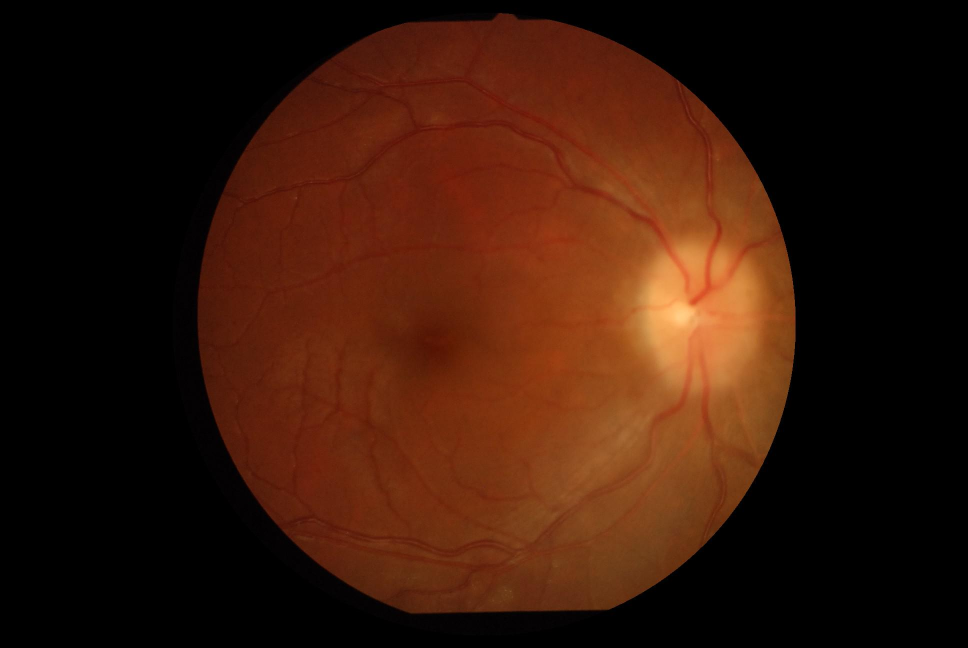
#> input picture images/104_right.jpg, 1936 x 1296 px (shown at 1/2 size)
$ python -i preprocess.py   (imports and definitions only)
#> lines starting #> are read from the running program, lines starting #| are printed output that depends on the picture; after the words box and inside, x2 and y2 are one past the last pixel; in counts of white or black regions, pixels touching at a corner belong together
#> in preprocess_image, image is the input picture: shape (1296, 1936, 3); mean B, G, R 9.1, 23.4, 55.1
import cv2
import numpy as np
from PIL import Image
from torchvision import transforms

def apply_clahe(image):
    lab = cv2.cvtColor(image, cv2.COLOR_RGB2LAB)
#> lab: shape (1296, 1936, 3); mean of channels 0, 1, 2 35.5, 140.9, 143
    l, a, b = cv2.split(lab)
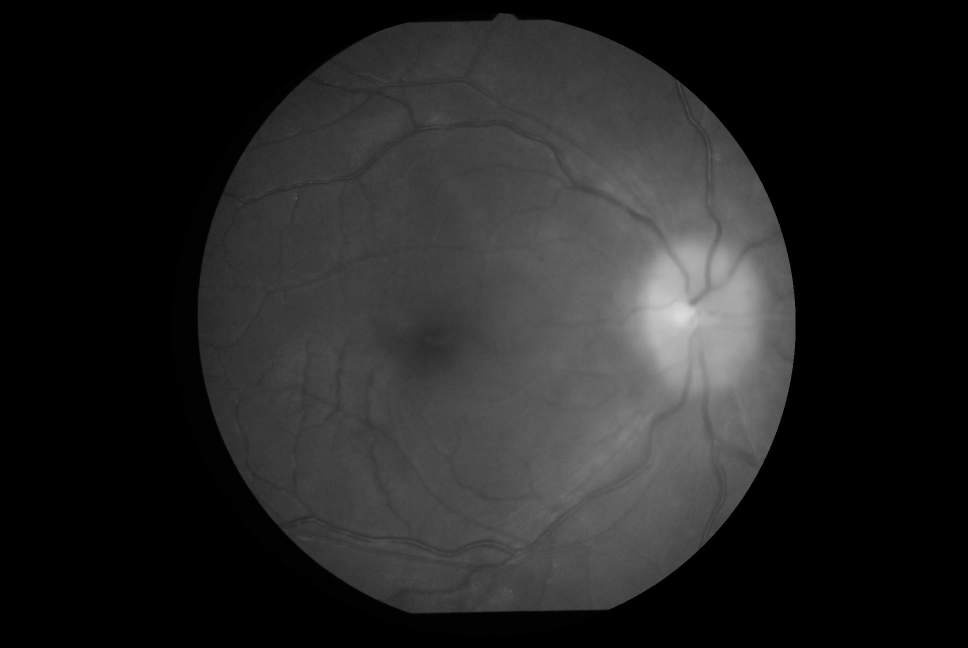
#> l: shape (1296, 1936) (shown at 1/2 size); min 0, max 218, mean 35.5
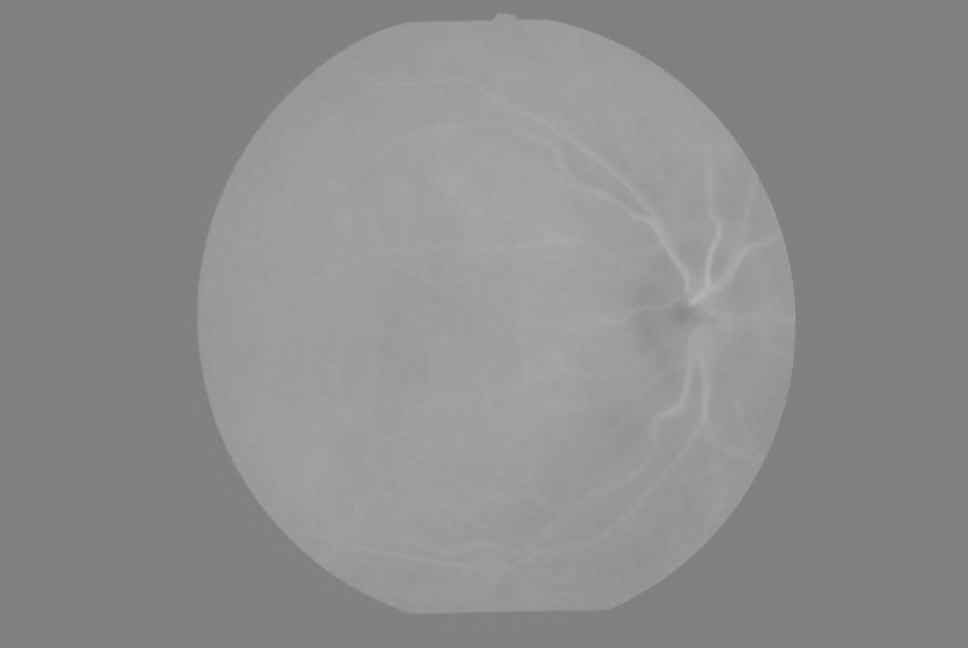
#> a: shape (1296, 1936) (shown at 1/2 size); min 122, max 182, mean 140.9
    clahe = cv2.createCLAHE(clipLimit=2.0, tileGridSize=(8, 8))
    cl = clahe.apply(l)
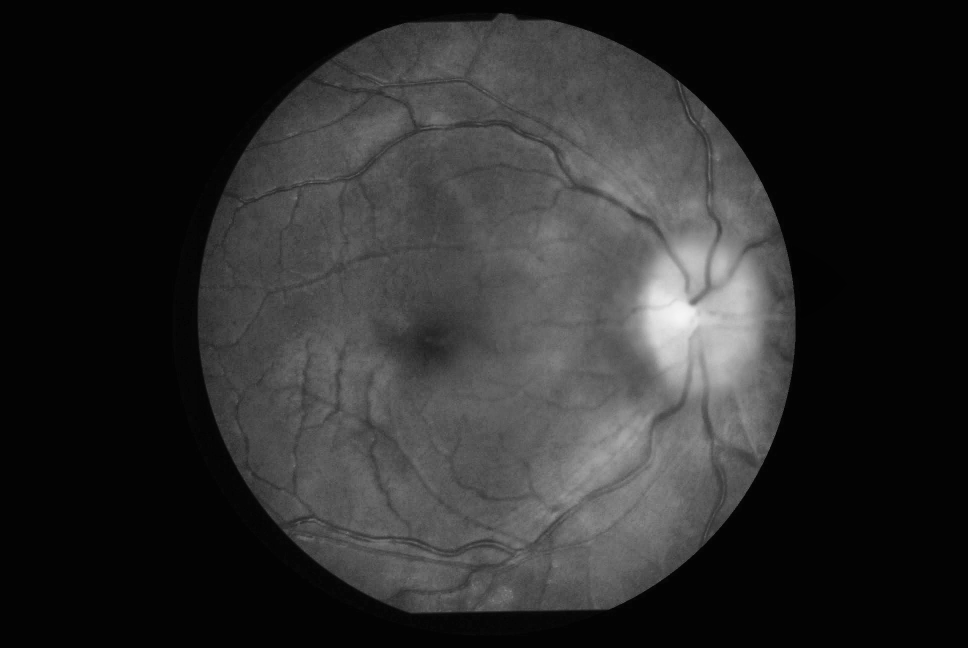
#> cl: shape (1296, 1936) (shown at 1/2 size); min 2, max 245, mean 43.3
    merged = cv2.merge((cl, a, b))
#> merged: shape (1296, 1936, 3); mean of channels 0, 1, 2 43.3, 140.9, 143
    enhanced = cv2.cvtColor(merged, cv2.COLOR_LAB2RGB)
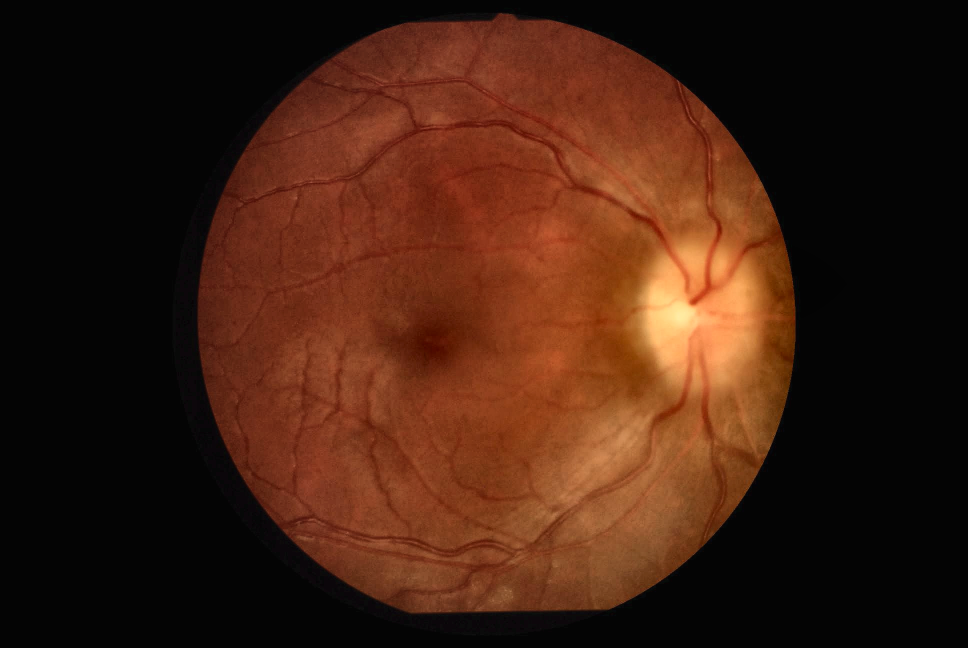
#> enhanced: shape (1296, 1936, 3) (shown at 1/2 size); mean R, G, B 64, 31.4, 16.8
    return enhanced

def vessel_segmentation(image):
    gray = cv2.cvtColor(image, cv2.COLOR_RGB2GRAY)
    kernel = cv2.getStructuringElement(cv2.MORPH_ELLIPSE, (5, 5))
    tophat = cv2.morphologyEx(gray, cv2.MORPH_TOPHAT, kernel)
    blackhat = cv2.morphologyEx(gray, cv2.MORPH_BLACKHAT, kernel)
    added = cv2.add(gray, tophat)
    subtracted = cv2.subtract(added, blackhat)
    _, vessels = cv2.threshold(subtracted, 15, 255, cv2.THRESH_BINARY)
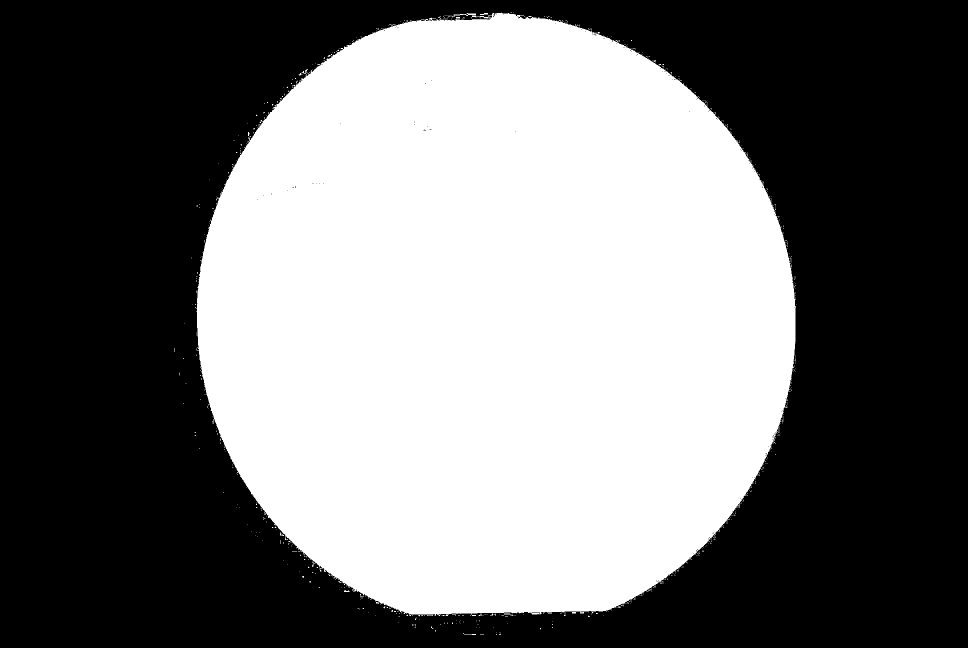
#> vessels: shape (1296, 1936) (shown at 1/2 size); 46% white; 707 white regions (697 under 20 px), largest, box (x1, y1, x2, y2) and area: (394, 25, 1592, 1232) 1150934, (907, 26, 952, 34) 120, (960, 26, 976, 30) 40
    return vessels

def preprocess_image(image_path):
    image = cv2.imread(image_path)
    image = cv2.cvtColor(image, cv2.COLOR_BGR2RGB)
    clahe_img = apply_clahe(image)
    vessels = vessel_segmentation(clahe_img)
    vessels_colored = cv2.cvtColor(vessels, cv2.COLOR_GRAY2RGB)
    combined = cv2.addWeighted(clahe_img, 0.8, vessels_colored, 0.2, 0)
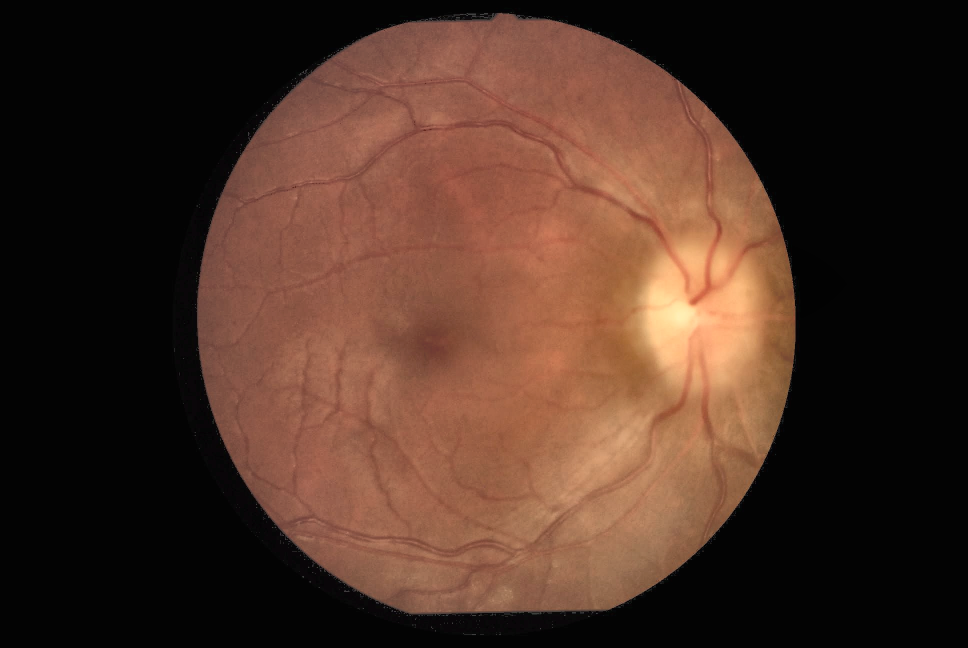
#> combined: shape (1296, 1936, 3) (shown at 1/2 size); mean R, G, B 74.5, 48.5, 36.7
    transform = transforms.Compose([
#> (the run stopped early here; a loop or call above may not have finished)

$ run again, on images/1196_right.jpg
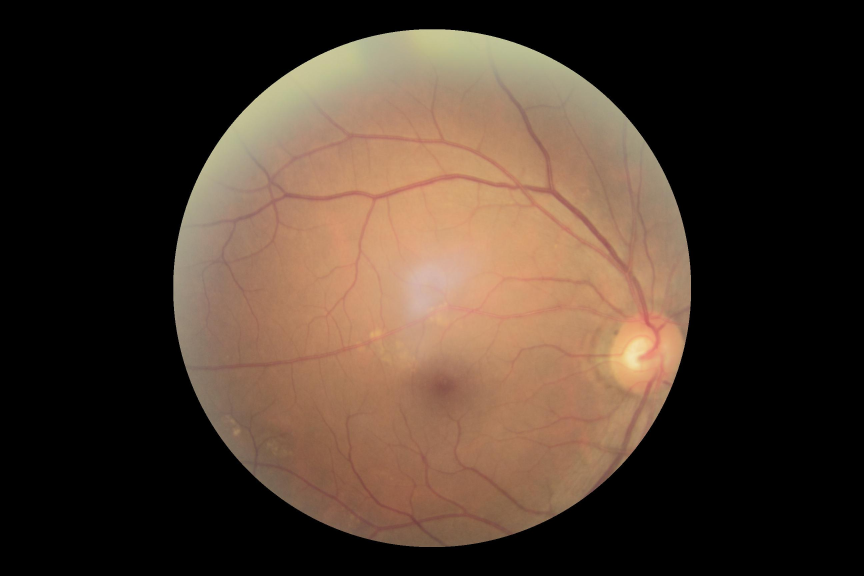
#> input picture images/1196_right.jpg, 2592 x 1728 px (shown at 1/3 size)
#> in preprocess_image, image is the input picture: shape (1728, 2592, 3); mean B, G, R 44.9, 57.5, 74.6
#> lab: shape (1728, 2592, 3); mean of channels 0, 1, 2 64.5, 132.9, 137.3
#> merged: shape (1728, 2592, 3); mean of channels 0, 1, 2 63.7, 132.9, 137.3
#> in vessel_segmentation, `_, vessels = cv2.threshold(subtracted, 15, 255, cv2.THRESH_BINARY)`:
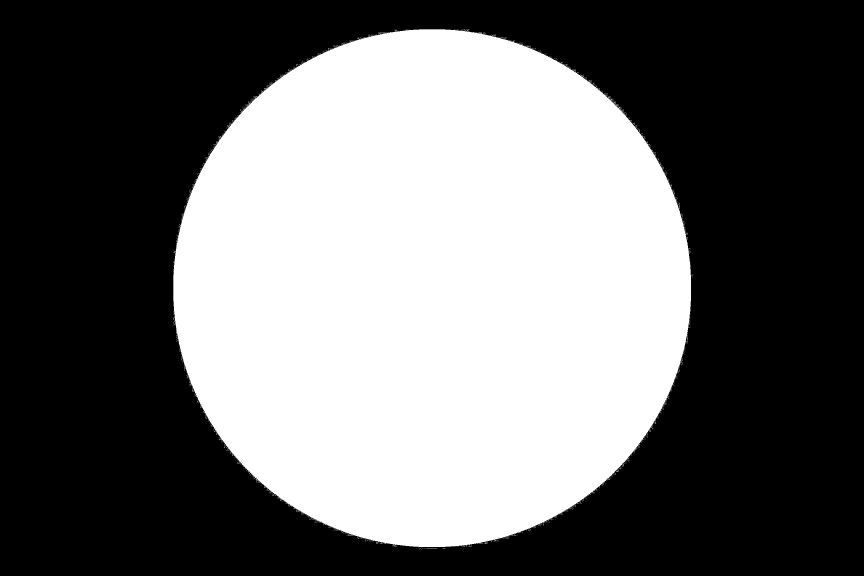
#> vessels: shape (1728, 2592) (shown at 1/3 size); 42.4% white; 1304 white regions (1303 under 20 px), largest, box (x1, y1, x2, y2) and area: (520, 88, 2073, 1641) 1898545
#> in preprocess_image, `combined = cv2.addWeighted(clahe_img, 0.8, vessels_colored, 0.2, 0)`:
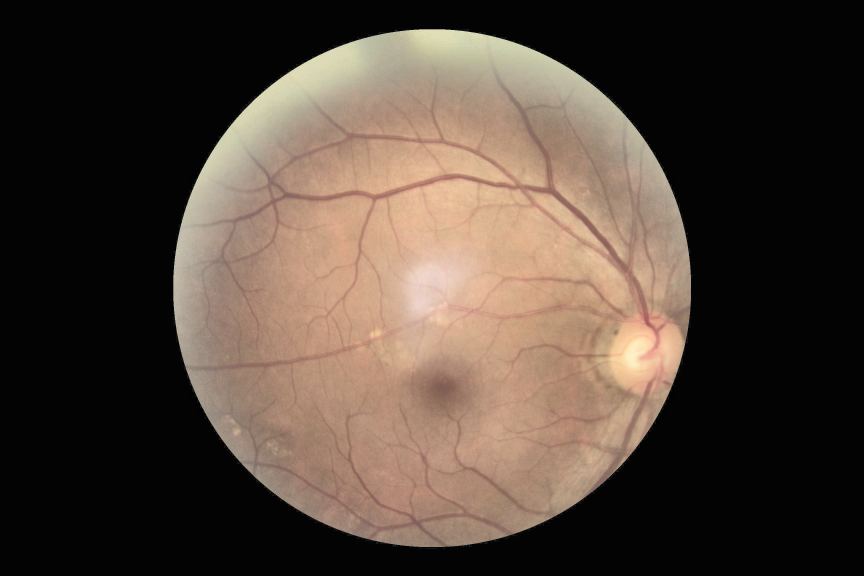
#> combined: shape (1728, 2592, 3) (shown at 1/3 size); mean R, G, B 80.9, 67.5, 57.5

$ run again, on images/1222_right.jpg
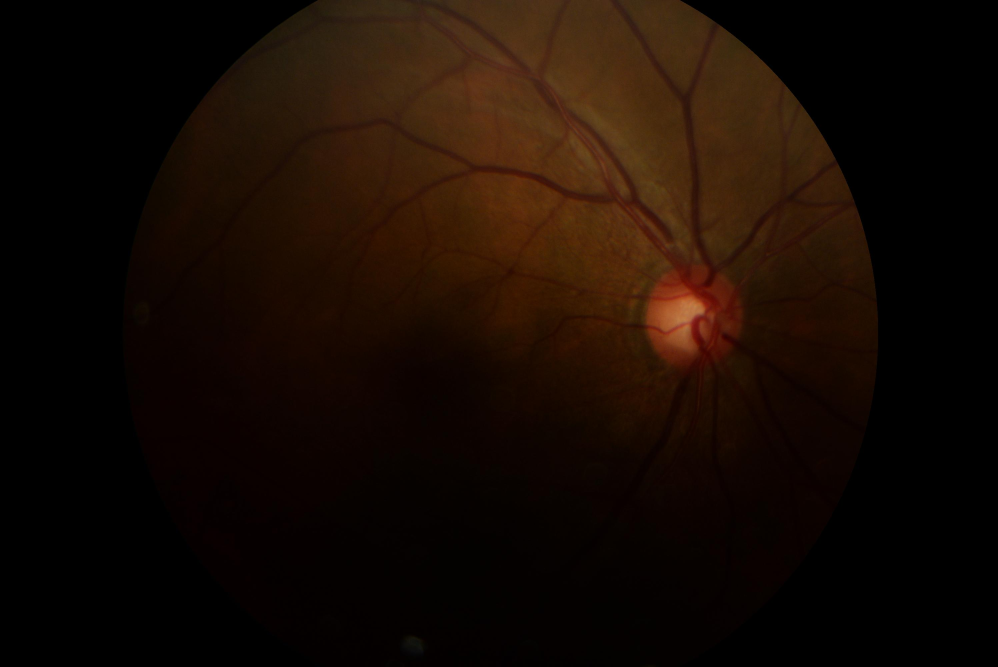
#> input picture images/1222_right.jpg, 2992 x 2000 px (shown at 1/3 size)
#> in preprocess_image, image is the input picture: shape (2000, 2992, 3); mean B, G, R 3.4, 10.9, 23
#> lab: shape (2000, 2992, 3); mean of channels 0, 1, 2 13.5, 132.6, 134.3
#> merged: shape (2000, 2992, 3); mean of channels 0, 1, 2 24.1, 132.6, 134.3
#> in vessel_segmentation, `_, vessels = cv2.threshold(subtracted, 15, 255, cv2.THRESH_BINARY)`:
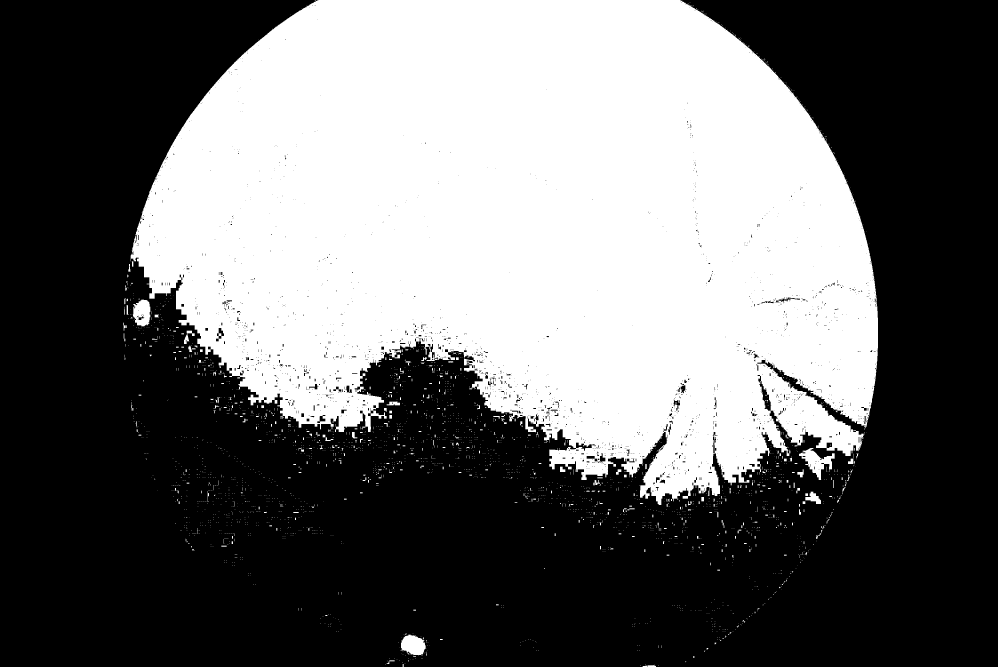
#> vessels: shape (2000, 2992) (shown at 1/3 size); 41.2% white; 2806 white regions (2461 under 20 px), largest, box (x1, y1, x2, y2) and area: (391, 0, 2634, 1515) 2435542, (2397, 1344, 2504, 1440) 4020, (1203, 1904, 1277, 1965) 3396
#> in preprocess_image, `combined = cv2.addWeighted(clahe_img, 0.8, vessels_colored, 0.2, 0)`:
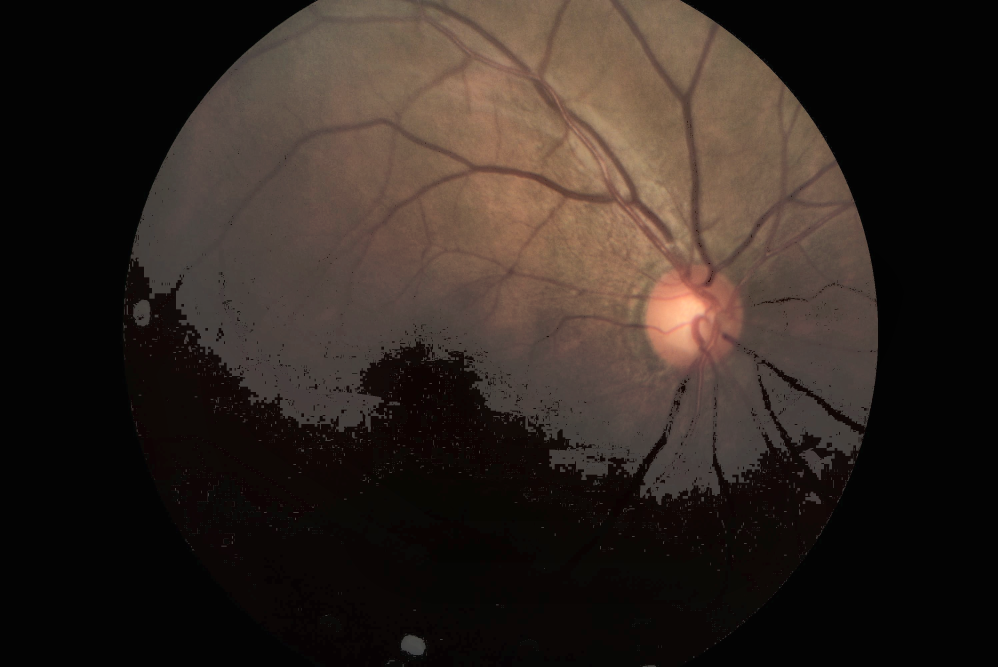
#> combined: shape (2000, 2992, 3) (shown at 1/3 size); mean R, G, B 48.1, 38.1, 32.5

$ run again, on images/1433_right.jpg
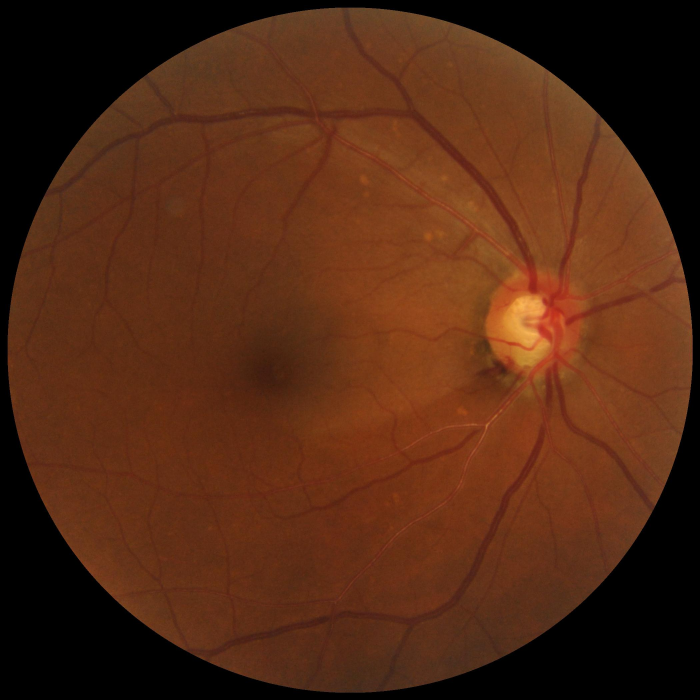
#> input picture images/1433_right.jpg, 2100 x 2100 px (shown at 1/3 size)
#> in preprocess_image, image is the input picture: shape (2100, 2100, 3); mean B, G, R 19.8, 41.2, 82.4
#> lab: shape (2100, 2100, 3); mean of channels 0, 1, 2 56.7, 144.4, 149.2
#> merged: shape (2100, 2100, 3); mean of channels 0, 1, 2 68.4, 144.4, 149.2
#> in vessel_segmentation, `_, vessels = cv2.threshold(subtracted, 15, 255, cv2.THRESH_BINARY)`:
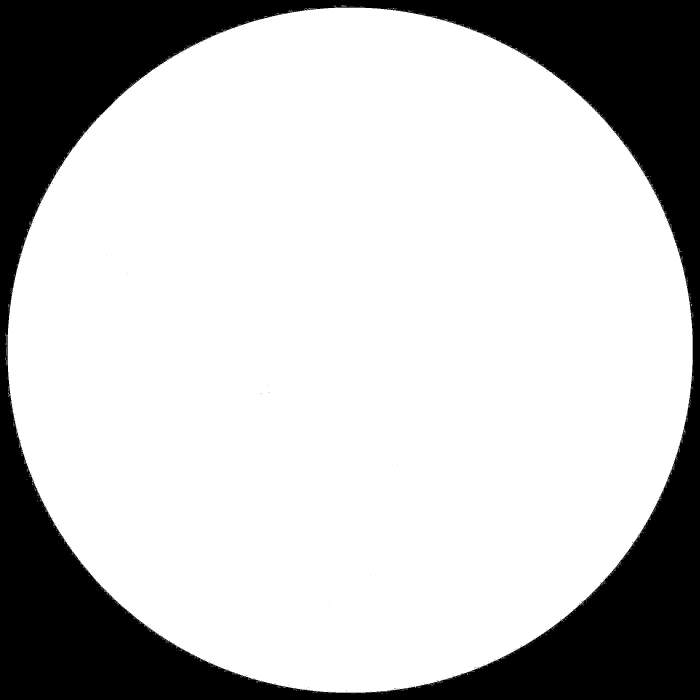
#> vessels: shape (2100, 2100) (shown at 1/3 size); 75.4% white; 292 black regions (291 under 20 px), largest, box (x1, y1, x2, y2) and area: (0, 0, 2100, 2100) 1084267
#> in preprocess_image, `combined = cv2.addWeighted(clahe_img, 0.8, vessels_colored, 0.2, 0)`:
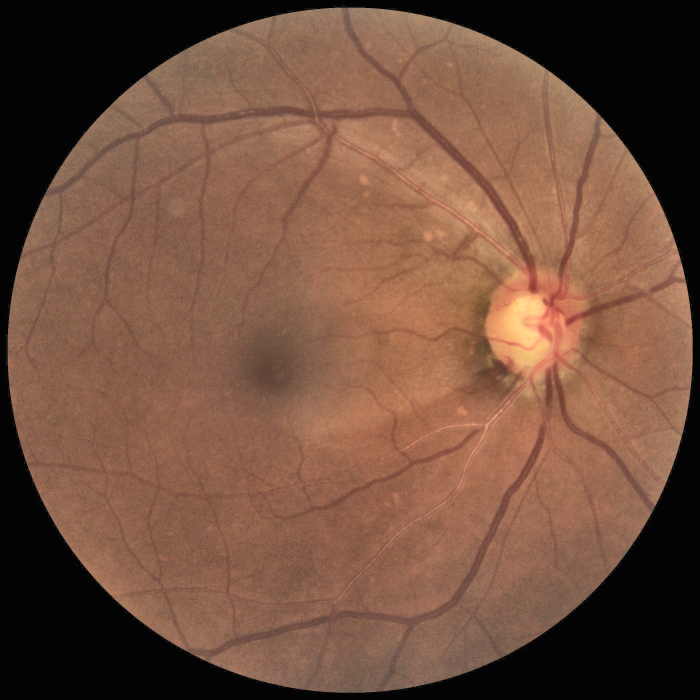
#> combined: shape (2100, 2100, 3) (shown at 1/3 size); mean R, G, B 114.5, 80.2, 62.5
